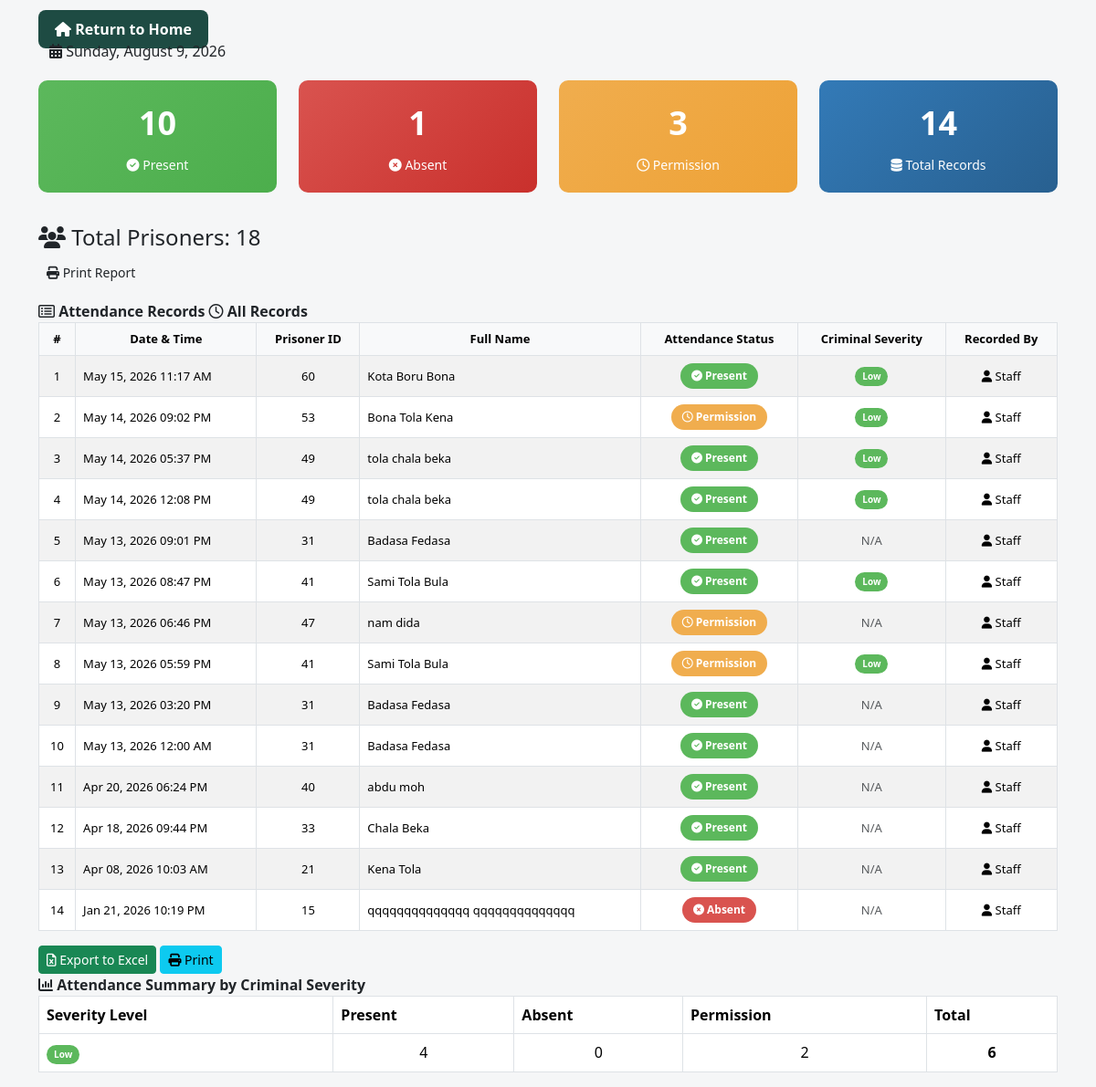
Page /attendance.php (signed in) on the committed database.
### tables this page shows
CREATE TABLE `attendance` (
  `prison_ID` int(15) NOT NULL,
  `prison_fname` varchar(30) NOT NULL,
  `prison_mname` varchar(30) NOT NULL,
  `Date` varchar(30) NOT NULL,
  `Attendance` varchar(30) NOT NULL
);

CREATE TABLE `prisoner` (
  `prison_ID` int(20) NOT NULL,
  `prison_fname` varchar(30) NOT NULL,
  `prison_mname` varchar(30) NOT NULL,
  `prison_lname` varchar(30) NOT NULL,
  `prison_age` int(3) NOT NULL,
  `prison_gen` varchar(10) NOT NULL,
  `prison_add` text NOT NULL,
  `prison_cont` varchar(20) NOT NULL,
  `country_code` varchar(10) DEFAULT NULL,
  `previews_record` varchar(30) NOT NULL,
  `criminal_record` text NOT NULL,
  `criminal_severity` varchar(10) NOT NULL DEFAULT 'Low',
  `prison_stat` varchar(20) NOT NULL,
  `Prison_Date` date NOT NULL,
  `end_date` date NOT NULL
);

### attendance.php (the view, shortened to what this page needs)
<?php
include('DB.php');
$countQuery = $conn->query("SELECT COUNT(*) AS total FROM prisoner");
$countData  = $countQuery->fetch_assoc();
$total_prisoners = $countData['total'];
$attendance_stmt = $conn->prepare("
    SELECT a.*, p.criminal_severity, p.prison_lname
    FROM attendance a
    LEFT JOIN prisoner p ON a.prison_ID = p.prison_ID
    ORDER BY a.Date DESC
");
$attendance_stmt->execute();
$attendance_records = $attendance_stmt->get_result();
?>
<!DOCTYPE html>
<html lang="en">
<head>
<link href="css/bootstrap.min.css" rel="stylesheet">
<link href="font-awesome/css/font-awesome.min.css" rel="stylesheet">
</head>
<body>
<div class="container">
    <div class="top-bar clearfix">
        <div class="pull-left">
            <a href="index3.php" class="home-btn">
                <i class="fa fa-home"></i> Return to Home
            </a>
        </div>
        <div class="pull-right">
            <span class="label label-info" style="padding: 8px 12px;">
                <i class="fa fa-calendar"></i> <?php echo date('l, F j, Y'); ?>
            </span>
        </div>
    </div>
    <?php
    $stats_stmt = $conn->query("
        SELECT
            SUM(CASE WHEN Attendance = 'Present' THEN 1 ELSE 0 END) as present,
            SUM(CASE WHEN Attendance = 'Absent' THEN 1 ELSE 0 END) as absent,
            SUM(CASE WHEN Attendance = 'Permission' THEN 1 ELSE 0 END) as permission,
            COUNT(*) as total
        FROM attendance
    ");
    $stats = $stats_stmt->fetch_assoc();
    $present_total = $stats['present'];
    $absent_total = $stats['absent'];
    $permission_total = $stats['permission'];
    $total_records = $stats['total'];
    ?>
    <div class="row">
        <div class="col-md-3">
            <div class="stat-card stat-present">
                <div class="stat-number"><?php echo $present_total; ?></div>
                <div class="stat-label">
                    <i class="fa fa-check-circle"></i> Present
                </div>
            </div>
        </div>
        <div class="col-md-3">
            <div class="stat-card stat-absent">
                <div class="stat-number"><?php echo $absent_total; ?></div>
                <div class="stat-label">
                    <i class="fa fa-times-circle"></i> Absent
                </div>
            </div>
        </div>
        <div class="col-md-3">
            <div class="stat-card stat-permission">
                <div class="stat-number"><?php echo $permission_total; ?></div>
                <div class="stat-label">
                    <i class="fa fa-clock-o"></i> Permission
                </div>
            </div>
        </div>
        <div class="col-md-3">
            <div class="stat-card stat-total">
                <div class="stat-number"><?php echo $total_records; ?></div>
                <div class="stat-label">
                    <i class="fa fa-database"></i> Total Records
                </div>
            </div>
        </div>
    </div>
    <div class="clearfix" style="margin: 20px 0 15px 0;">
        <div class="pull-left">
            <h4>
                <i class="fa fa-users"></i>
                Total Prisoners: <?php echo $total_prisoners; ?>
            </h4>
        </div>
        <div class="pull-right">
            <button onclick="window.print();" class="btn btn-default btn-sm">
                <i class="fa fa-print"></i> Print Report
            </button>
        </div>
    </div>
    <div class="panel panel-default">
        <div class="panel-heading">
            <i class="fa fa-list-alt"></i> Attendance Records
            <span class="pull-right">
                <i class="fa fa-clock-o"></i> All Records
            </span>
        </div>
        <div class="panel-body table-responsive">
            <?php if($attendance_records->num_rows > 0): ?>
            <table class="table table-bordered table-hover table-striped table-attendance">
                <thead>
                    <tr>
                        <th>#</th>
                        <th>Date & Time</th>
                        <th>Prisoner ID</th>
                        <th>Full Name</th>
                        <th>Attendance Status</th>
                        <th>Criminal Severity</th>
                        <th>Recorded By</th>
                    </tr>
                </thead>
                <tbody>
                    <?php
                    $counter = 1;
                    while ($record = $attendance_records->fetch_assoc()):
                    ?>
                    <tr>
                        <td class="text-center"><?php echo $counter++; ?></td>
                        <td><?php echo date('M d, Y h:i A', strtotime($record['Date'])); ?></td>
                        <td class="text-center"><?php echo htmlspecialchars($record['prison_ID']); ?></td>
                        <td>
                            <?php
                            echo htmlspecialchars($record['prison_fname'] . ' ' .
                                                $record['prison_mname'] . ' ' .
                                                $record['prison_lname']);
                            ?>
                        </td>
                        <td class="text-center">
                            <?php
                            $badge_class = '';
                            $icon = '';
                            if($record['Attendance'] == 'Present') {
                                $badge_class = 'badge-present';
                                $icon = 'fa-check-circle';
                            } elseif($record['Attendance'] == 'Absent') {
                                $badge_class = 'badge-absent';
                                $icon = 'fa-times-circle';
                            } else {
                                $badge_class = 'badge-permission';
                                $icon = 'fa-clock-o';
                            }
                            ?>
                            <span class="attendance-badge <?php echo $badge_class; ?>">
                                <i class="fa <?php echo $icon; ?>"></i> <?php echo $record['Attendance']; ?>
                            </span>
                        </td>
                        <td class="text-center">
                            <?php if(isset($record['criminal_severity']) && $record['criminal_severity']): ?>
                                <?php
                                $sev_class = '';
                                if($record['criminal_severity'] == 'High') $sev_class = 'severity-high';
                                elseif($record['criminal_severity'] == 'Medium') $sev_class = 'severity-medium';
                                elseif($record['criminal_severity'] == 'Low') $sev_class = 'severity-low';
                                else $sev_class = '';
                                ?>
                                <span class="severity-badge <?php echo $sev_class; ?>">
                                    <?php echo htmlspecialchars($record['criminal_severity']); ?>
                                </span>
                            <?php else: ?>
                                <span class="text-muted">N/A</span>
                            <?php endif; ?>
                        </td>
                        <td class="text-center">
                            <span class="label label-default">
                                <i class="fa fa-user"></i> Staff
                            </span>
                        </td>
                    </tr>
                    <?php endwhile; ?>
                </tbody>
            </table>
            <div class="export-btn">
                <a href="export_attendance.php" class="btn btn-success btn-sm">
                    <i class="fa fa-file-excel-o"></i> Export to Excel
                </a>
                <button onclick="window.print();" class="btn btn-info btn-sm">
                    <i class="fa fa-print"></i> Print
                </button>
            </div>
            <?php endif; ?>
        </div>
    </div>
    <div class="panel panel-default">
        <div class="panel-heading">
            <i class="fa fa-bar-chart"></i> Attendance Summary by Criminal Severity
        </div>
        <div class="panel-body">
            <?php
            $severity_summary = $conn->query("
                SELECT
                    p.criminal_severity,
                    COUNT(CASE WHEN a.Attendance = 'Present' THEN 1 END) as present,
                    COUNT(CASE WHEN a.Attendance = 'Absent' THEN 1 END) as absent,
                    COUNT(CASE WHEN a.Attendance = 'Permission' THEN 1 END) as permission,
                    COUNT(*) as total
                FROM attendance a
                LEFT JOIN prisoner p ON a.prison_ID = p.prison_ID
                WHERE p.criminal_severity IS NOT NULL
                GROUP BY p.criminal_severity
            ");
            if($severity_summary->num_rows > 0):
            ?>
            <div class="table-responsive">
                <table class="table table-bordered">
                    <thead>
                        <tr class="active">
                            <th>Severity Level</th>
                            <th>Present</th>
                            <th>Absent</th>
                            <th>Permission</th>
                            <th>Total</th>
                        </tr>
                    </thead>
                    <tbody>
                        <?php while($summary = $severity_summary->fetch_assoc()): ?>
                        <tr>
                            <td>
                                <?php
                                $sev_class = '';
                                if($summary['criminal_severity'] == 'High') $sev_class = 'severity-high';
                                elseif($summary['criminal_severity'] == 'Medium') $sev_class = 'severity-medium';
                                else $sev_class = 'severity-low';
                                ?>
                                <span class="severity-badge <?php echo $sev_class; ?>">
                                    <?php echo $summary['criminal_severity']; ?>
                                </span>
                            </td>
                            <td class="text-center">
                                <span class="label label-success"><?php echo $summary['present']; ?></span>
                            </td>
                            <td class="text-center">
                                <span class="label label-danger"><?php echo $summary['absent']; ?></span>
                            </td>
                            <td class="text-center">
                                <span class="label label-warning"><?php echo $summary['permission']; ?></span>
                            </td>
                            <td class="text-center">
                                <strong><?php echo $summary['total']; ?></strong>
                            </td>
                        </tr>
                        <?php endwhile; ?>
                    </tbody>
                </table>
            </div>
            <?php else: ?>
            <p class="text-muted text-center">No severity data available for analysis.</p>
            <?php endif; ?>
        </div>
    </div>
</div>
</body>
</html>

### attendance.php (style rules this page uses)
body { background: #f5f6f7; }
.top-bar { margin-top: 20px; margin-bottom: 20px; }
.home-btn { background: #1e4b43; color: white; padding: 10px 18px; border-radius: 8px; text-decoration: none; font-weight: 600; }
.panel-heading { font-weight: bold; font-size: 16px; }
.attendance-badge { display: inline-block; padding: 5px 12px; border-radius: 20px; font-size: 12px; font-weight: bold; }
.badge-present { background-color: #5cb85c; color: white; }
.badge-absent { background-color: #d9534f; color: white; }
.badge-permission { background-color: #f0ad4e; color: white; }
.severity-badge { display: inline-block; padding: 3px 8px; border-radius: 12px; font-size: 10px; font-weight: bold; }
.severity-low { background-color: #5cb85c; color: white; }
.stat-card { text-align: center; padding: 20px; border-radius: 10px; margin-bottom: 15px; transition: transform 0.3s; }
.stat-present { background: linear-gradient(135deg, #5cb85c 0%, #4cae4c 100%); color: white; }
.stat-absent { background: linear-gradient(135deg, #d9534f 0%, #c9302c 100%); color: white; }
.stat-permission { background: linear-gradient(135deg, #f0ad4e 0%, #eea236 100%); color: white; }
.stat-total { background: linear-gradient(135deg, #337ab7 0%, #286090 100%); color: white; }
.stat-number { font-size: 36px; font-weight: bold; }
.stat-label { font-size: 14px; margin-top: 8px; }
.table-attendance { font-size: 13px; }
.table-attendance th { background-color: #f8f9fa; text-align: center; vertical-align: middle; }
.table-attendance td { vertical-align: middle; }
.export-btn { margin-top: 10px; }

### rows in the picture
attendance: Date "May 15, 2026 11:17 AM", prison_ID "60", prison_fname+prison_mname "Kota Boru Bona", Attendance "Present", prisoner.criminal_severity "Low"
attendance: Date "May 14, 2026 09:02 PM", prison_ID "53", prison_fname+prison_mname "Bona Tola Kena", Attendance "Permission", prisoner.criminal_severity "Low"
attendance: Date "May 14, 2026 05:37 PM", prison_ID "49", prison_fname+prison_mname "tola chala beka", Attendance "Present", prisoner.criminal_severity "Low"
attendance: Date "May 14, 2026 12:08 PM", prison_ID "49", prison_fname+prison_mname "tola chala beka", Attendance "Present", prisoner.criminal_severity "Low"
attendance: Date "May 13, 2026 09:01 PM", prison_ID "31", prison_lname "Badasa Fedasa", Attendance "Present", shows "N/A"
attendance: Date "May 13, 2026 08:47 PM", prison_ID "41", prison_fname+prison_mname "Sami Tola Bula", Attendance "Present", prisoner.criminal_severity "Low"
attendance: Date "May 13, 2026 06:46 PM", prison_ID "47", prison_lname "nam dida", Attendance "Permission", shows "N/A"
attendance: Date "May 13, 2026 05:59 PM", prison_ID "41", prison_fname+prison_mname "Sami Tola Bula", Attendance "Permission", prisoner.criminal_severity "Low"
attendance: Date "May 13, 2026 03:20 PM", prison_ID "31", prison_lname "Badasa Fedasa", Attendance "Present", shows "N/A"
attendance: Date "May 13, 2026 12:00 AM", prison_ID "31", prison_lname "Badasa Fedasa", Attendance "Present", shows "N/A"
attendance: Date "Apr 20, 2026 06:24 PM", prison_ID "40", prison_lname "abdu moh", Attendance "Present", shows "N/A"
attendance: Date "Apr 18, 2026 09:44 PM", prison_ID "33", prison_lname "Chala Beka", Attendance "Present", shows "N/A"
attendance: Date "Apr 08, 2026 10:03 AM", prison_ID "21", prison_lname "Kena Tola", Attendance "Present", shows "N/A"
attendance: Date "Jan 21, 2026 10:19 PM", prison_ID "15", prison_lname "qqqqqqqqqqqqqq qqqqqqqqqqqqqq", Attendance "Absent", shows "N/A"

### other values in the picture
$present_total "10"
$absent_total "1"
$permission_total "3"
$total_records "14"
$total_prisoners "18"
$summary['criminal_severity'] "Low"
$summary['present'] "4"
$summary['absent'] "0"
$summary['permission'] "2"
$summary['total'] "6"
